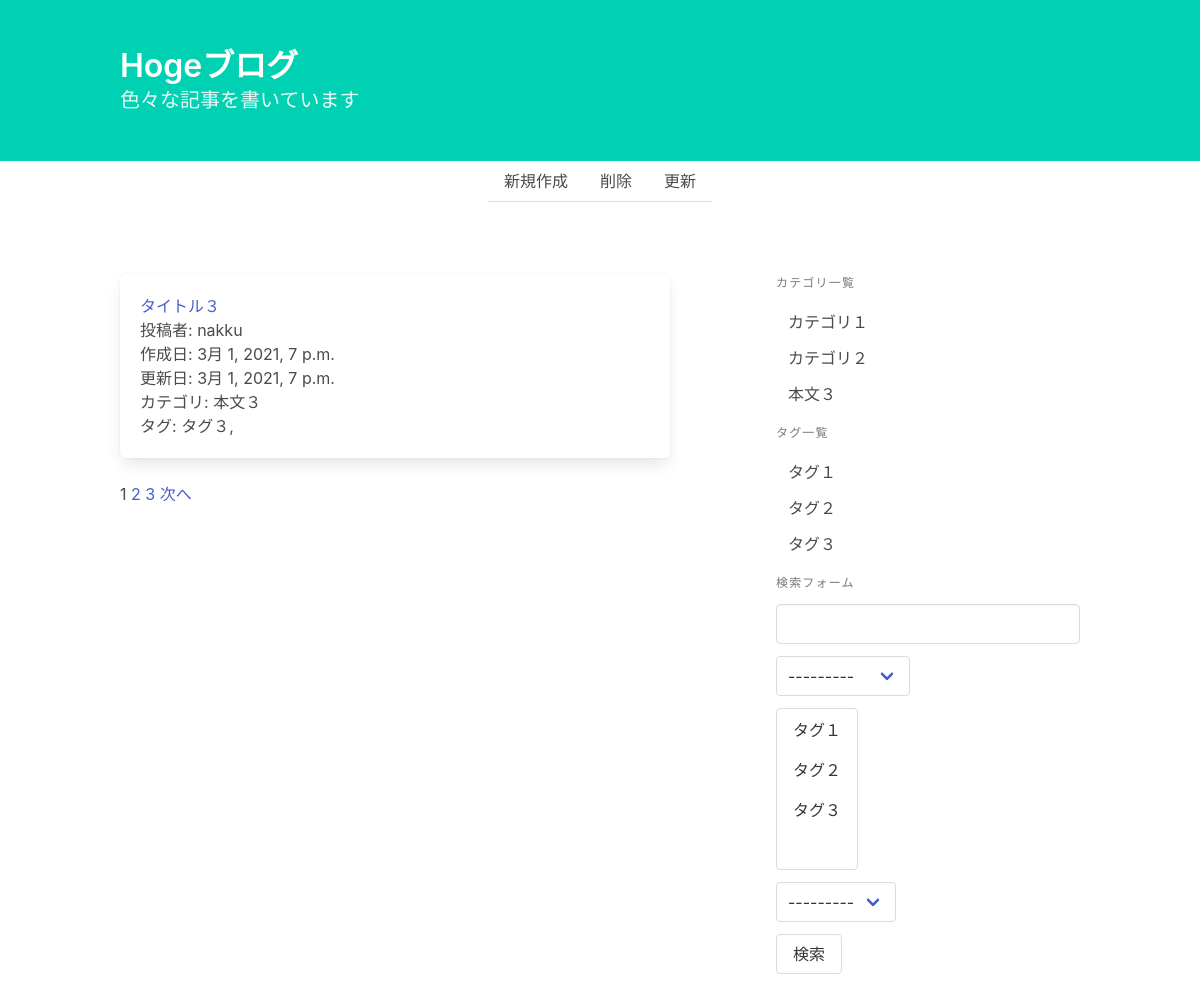
/blog/, run on an earlier commit of the app's database.
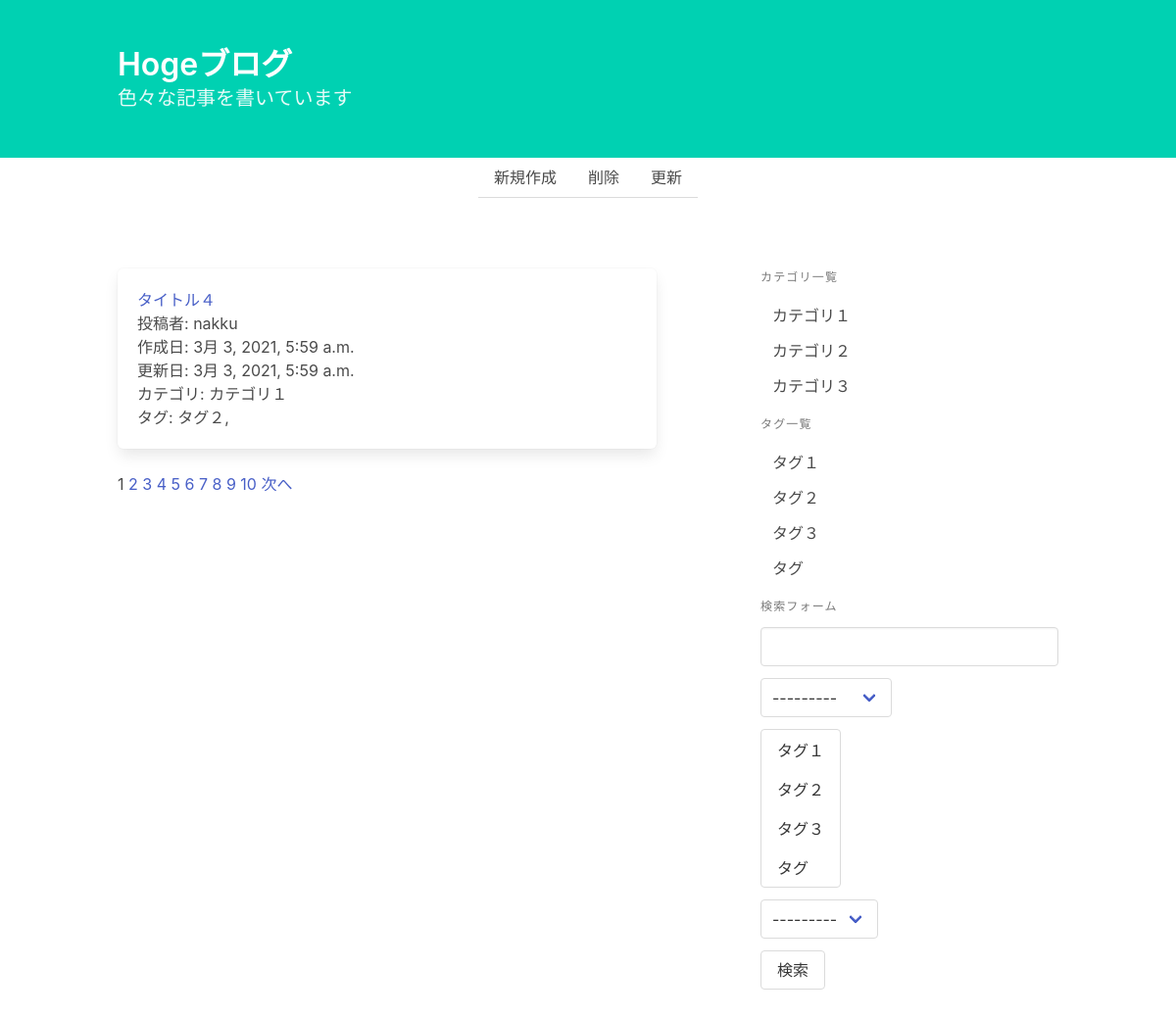
And on a later commit of the database.
### blog/models.py (models this page shows, shortened)
class Post(models.Model):
    title = models.CharField("タイトル", max_length=32)
    text = models.TextField("本文")
    category = models.ForeignKey(Category, on_delete=models.PROTECT, verbose_name="カテゴリ")
    tags = models.ManyToManyField(Tag, verbose_name="タグ", blank=True)
    writer = models.ForeignKey(settings.AUTH_USER_MODEL, on_delete=models.PROTECT, verbose_name="投稿者")
    created_at = models.DateTimeField("作成日", auto_now_add=True)
    updated_at = models.DateTimeField("更新日", auto_now=True)

class Category(models.Model):
    name = models.CharField("カテゴリ名", max_length=255, unique=True)
    def __str__(self):
        return self.name

class Tag(models.Model):
    name = models.CharField("タグ名", max_length=255, unique=True)
    def __str__(self):
        return self.name

### blog/views.py (the view, shortened to what this page needs)
# urls.py: path("", views.PostList.as_view(), name="post_list"),
class PostList(generic.ListView):
    model = Post
    ordering = "-created_at"
    paginate_by = 1
    def get_queryset(self):
        queryset = super().get_queryset()
        form = PostSearchForm(self.request.GET or None)
        return queryset

### blog/forms.py
class PostSearchForm(forms.Form):
    key_word = forms.CharField(
        label="キーワード", required=False,
        widget=forms.TextInput(attrs={"class": "input"})
    )
    category = forms.ModelChoiceField(
        label="キーワード", required=False,
        queryset=Category.objects.all(),
    )
    tags = forms.ModelMultipleChoiceField(
        label="タグの選択", required=False,
        queryset=Tag.objects.all(),
    )
    user = forms.ModelChoiceField(
        label="投稿者", required=False,
        queryset=User.objects.all(),
    )

### blog/templatetags/blog.py (called while the page is built)
@register.inclusion_tag("blog/category_and_tag_list.html")
def create_category_and_tag_list():
    return {
        "category_list": Category.objects.all(),
        "tag_list": Tag.objects.all(),
    }

@register.inclusion_tag("blog/search_form.html")
def create_search_form(request):
    form = PostSearchForm(request.GET or None)
    return {"form": form}

@register.simple_tag
def url_replace(request, field, value):
    url_dict = request.GET.copy()
    url_dict[field] = str(value)
    return url_dict.urlencode()

### blog/templates/blog/post_list.html (shortened to what this page needs)
{% extends "blog/base.html" %}
{% load blog %}
{% block content %}
    {% for post in post_list %}
        <article class="box">
            <h1><a href="{% url 'blog:post_detail' post.pk %}">{{ post.title }}</a></h1>
            <p>投稿者: {{ post.writer }}</p>
            <p>作成日: {{ post.created_at }}</p>
            <p>更新日: {{ post.updated_at }}</p>
            <p>カテゴリ: {{ post.category }}</p>
            <p>タグ: {% for tag in post.tags.all %}{{ tag }},{% endfor %}</p>
        </article>
    {% endfor %}
    {% for num in page_obj.paginator.page_range %}
        {% if page_obj.number == num %}
            <span>{{ num }}</span>
        {% else %}
           <a href="?{% url_replace request 'page' num %}">{{ num }}</a>
        {% endif %}
    {% endfor %}
    {% if page_obj.has_next %}
        <a href="?{% url_replace request 'page' page_obj.next_page_number %}">次へ</a>
    {% endif %}
{% endblock %}

### blog/templates/blog/base.html (shortened to what this page needs)
{% load blog %}
<!DOCTYPE html>
<html>
<head>
    <link rel="stylesheet" href="https://cdnjs.cloudflare.com/ajax/libs/bulma/0.7.5/css/bulma.min.css">
</head>
<body>
<header class="hero is-primary">
    <div class="hero-body">
        <div class="container">
            <h1 class="title"><a href="{% url 'blog:post_list' %}">Hogeブログ</a></h1>
            <h2 class="subtitle">色々な記事を書いています</h2>
        </div>
    </div>
</header>
<section class="level">
    <div class="level-right">
        <div class="level-item tabs">
            <ul>
                <li><a href="{% url 'blog:post_create' %}">新規作成</a></li>
                <li><a>削除</a></li>
                <li><a>更新</a></li>
            </ul>
        </div>
    </div>
</section>
<div class="section">
    <div class="container">
        <div class="columns">
            <main class="column is-7">
                {% block content %}{% endblock %}
            </main>
            <aside class="column is-offset-1 is-4">
                {% create_category_and_tag_list %}
                {% create_search_form request %}
            </aside>
        </div>
    </div>
</div>
</body>
</html>

### blog/templates/blog/category_and_tag_list.html
<p class="menu-label">カテゴリ一覧</p>
<ul class="menu-list">
    {% for category in category_list %}
        <li><a href="{% url 'blog:post_category_list' category.pk %}">{{ category }}</a></li>
    {% endfor %}
</ul>
<p class="menu-label">タグ一覧</p>
<ul class="menu-list">
    {% for tag in tag_list %}
        <li><a href="{% url 'blog:post_tag_list' tag.pk %}">{{ tag }}</a></li>
    {% endfor %}
</ul>

### blog/templates/blog/search_form.html
<p class="menu-label">検索フォーム</p>
<form action="{% url 'blog:post_list' %}" method="get">
    <div class="field">
        <div class="control">
            {{ form.key_word }}
        </div>
    </div>
    <div class="field">
        <div class="control">
            <div class="select">
                {{ form.category }}
            </div>
        </div>
    </div>
    <div class="field">
        <div class="control">
            <div class="select is-multiple">
                {{ form.tags }}
            </div>
        </div>
    </div>
    <div class="field">
        <div class="control">
            <div class="select">
                {{ form.user }}
            </div>
        </div>
    </div>
    <button class="button is primary" type="submit">検索</button>
</form>

What changed in the data, as far as the page shows it:
no longer on this page (row edited): Post: title "タイトル３", writer "nakku", created_at "3月 1, 2021, 7 p.m.", updated_at "3月 1, 2021, 7 p.m.", category "本文３", Tag (name "タグ３")
added Post: title "タイトル４", writer "nakku", created_at "3月 3, 2021, 5:59 a.m.", updated_at "3月 3, 2021, 5:59 a.m.", category "カテゴリ１", Tag (name "タグ２")
changed Category: name "本文３" → "カテゴリ３"
added Tag: name "タグ"
Also different on the page:
form field tags: "タグ１ / タグ２ / タグ３" → "タグ１ / タグ２ / タグ３ / タグ"
new list line: "4"
new list line: "5"
new list line: "6"
new list line: "7"
new list line: "8"
new list line: "9"
new list line: "10"
